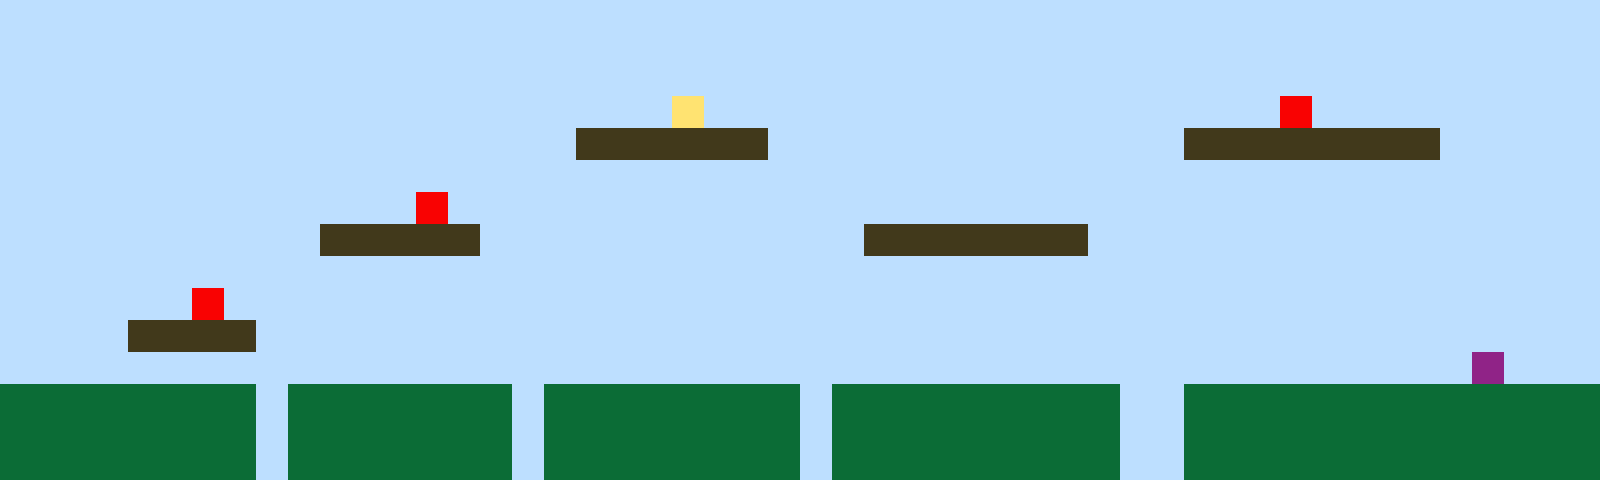

Tiled map render using the project's own tile images. Description and the whole map definition, tile-layer contents included, below:
An orthogonal 50x15 tile map with 32x32 px tiles, 1 tile layer (Tile Layer 1).

<map version="1.10" tiledversion="1.11.2" orientation="orthogonal" renderorder="right-up" width="50" height="15" tilewidth="32" tileheight="32" infinite="0" nextlayerid="2" nextobjectid="1"><editorsettings><export target="map1.csv" format="csv" /></editorsettings><tileset firstgid="1" name="sprites" tilewidth="32" tileheight="32" tilecount="6" columns="3"><image source="sprites.png" width="96" height="64" /></tileset><layer id="1" name="Tile Layer 1" width="50" height="15"><data encoding="csv">1,1,1,1,1,1,1,1,1,1,1,1,1,1,1,1,1,1,1,1,1,1,1,1,1,1,1,1,1,1,1,1,1,1,1,1,1,1,1,1,1,1,1,1,1,1,1,1,1,1,1,1,1,1,1,1,1,1,1,1,1,1,1,1,1,1,1,1,1,1,1,1,1,1,1,1,1,1,1,1,1,1,1,1,1,1,1,1,1,1,1,1,1,1,1,1,1,1,1,1,1,1,1,1,1,1,1,1,1,1,1,1,1,1,1,1,1,1,1,1,1,1,1,1,1,1,1,1,1,1,1,1,1,1,1,1,1,1,1,1,1,1,1,1,1,1,1,1,1,1,1,1,1,1,1,1,1,1,1,1,1,1,1,1,1,1,1,1,1,1,1,4,1,1,1,1,1,1,1,1,1,1,1,1,1,1,1,1,1,1,5,1,1,1,1,1,1,1,1,1,1,1,1,1,1,1,1,1,1,1,1,1,1,1,1,1,1,1,3,3,3,3,3,3,1,1,1,1,1,1,1,1,1,1,1,1,1,3,3,3,3,3,3,3,3,1,1,1,1,1,1,1,1,1,1,1,1,1,1,1,1,1,1,1,1,1,1,1,1,1,1,1,1,1,1,1,1,1,1,1,1,1,1,1,1,1,1,1,1,1,1,1,1,1,1,1,1,1,1,1,1,1,1,1,1,1,1,1,1,1,1,1,1,5,1,1,1,1,1,1,1,1,1,1,1,1,1,1,1,1,1,1,1,1,1,1,1,1,1,1,1,1,1,1,1,1,1,1,1,1,1,1,1,1,1,1,1,1,1,1,3,3,3,3,3,1,1,1,1,1,1,1,1,1,1,1,1,3,3,3,3,3,3,3,1,1,1,1,1,1,1,1,1,1,1,1,1,1,1,1,1,1,1,1,1,1,1,1,1,1,1,1,1,1,1,1,1,1,1,1,1,1,1,1,1,1,1,1,1,1,1,1,1,1,1,1,1,1,1,1,1,1,1,1,1,1,1,1,1,1,1,1,1,1,1,1,5,1,1,1,1,1,1,1,1,1,1,1,1,1,1,1,1,1,1,1,1,1,1,1,1,1,1,1,1,1,1,1,1,1,1,1,1,1,1,1,1,1,1,1,1,1,1,1,3,3,3,3,1,1,1,1,1,1,1,1,1,1,1,1,1,1,1,1,1,1,1,1,1,1,1,1,1,1,1,1,1,1,1,1,1,1,1,1,1,1,1,1,1,1,1,1,1,1,1,1,1,1,1,1,1,1,1,1,1,1,1,1,1,1,1,1,1,1,1,1,1,1,1,1,1,1,1,1,1,1,1,1,1,1,1,1,1,1,1,1,6,1,1,1,2,2,2,2,2,2,2,2,1,2,2,2,2,2,2,2,1,2,2,2,2,2,2,2,2,1,2,2,2,2,2,2,2,2,2,1,1,2,2,2,2,2,2,2,2,2,2,2,2,2,2,2,2,2,2,2,2,2,1,2,2,2,2,2,2,2,1,2,2,2,2,2,2,2,2,1,2,2,2,2,2,2,2,2,2,1,1,2,2,2,2,2,2,2,2,2,2,2,2,2,2,2,2,2,2,2,2,2,1,2,2,2,2,2,2,2,1,2,2,2,2,2,2,2,2,1,2,2,2,2,2,2,2,2,2,1,1,2,2,2,2,2,2,2,2,2,2,2,2,2</data></layer></map>
